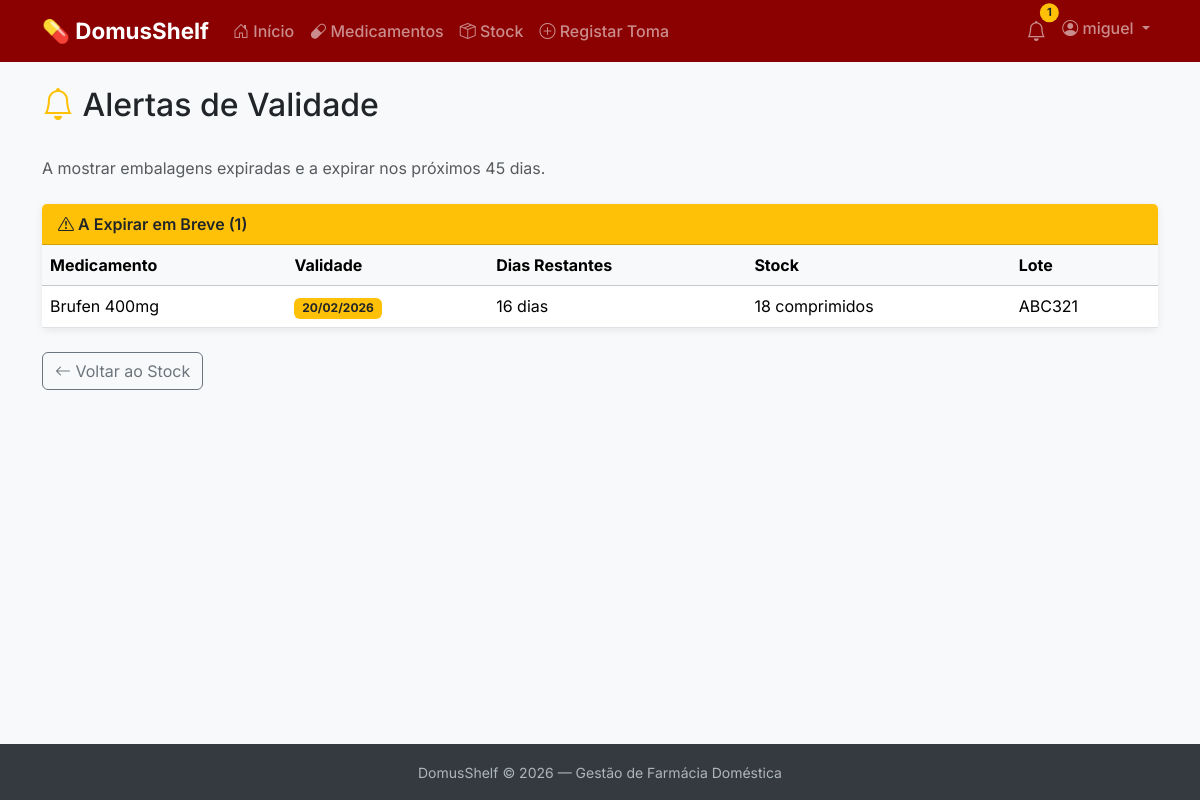
/medicamentos/alertas/ (signed in), run on the app's committed database.
### pharmacy/models.py (models this page shows, shortened)
class Embalagem(models.Model):
    medicamento = models.ForeignKey(
        Medicamento,
        on_delete=models.CASCADE,
        related_name='embalagens',
        verbose_name='Medicamento'
    )
    quantidade_inicial = models.PositiveIntegerField(
        verbose_name='Quantidade Inicial'
    )
    quantidade_actual = models.PositiveIntegerField(
        verbose_name='Quantidade Actual'
    )
    unidade = models.CharField(
        max_length=50,
        default='unidades',
        verbose_name='Unidade'
    )
    data_validade = models.DateField(
        verbose_name='Data de Validade'
    )
    lote = models.CharField(
        max_length=50,
        blank=True,
        verbose_name='Lote'
    )
    criado_em = models.DateTimeField(
        auto_now_add=True,
        verbose_name='Criado em'
    )
    class Meta:
        verbose_name = 'Embalagem'
        verbose_name_plural = 'Embalagens'
        ordering = ['data_validade']
    @property
    def dias_para_expirar(self):
        delta = self.data_validade - date.today()
        return delta.days

class Medicamento(models.Model):
    utilizador = models.ForeignKey(
        User,
        on_delete=models.CASCADE,
        related_name='medicamentos',
        verbose_name='Utilizador'
    )
    nome_comercial = models.CharField(
        max_length=200,
        verbose_name='Nome Comercial'
    )
    principio_activo = models.CharField(
        max_length=200,
        blank=True,
        verbose_name='Princípio Activo'
    )
    forma_farmaceutica = models.CharField(
        max_length=100,
        blank=True,
        verbose_name='Forma Farmacêutica'
    )
    observacoes = models.TextField(
        blank=True,
        verbose_name='Observações'
    )
    criado_em = models.DateTimeField(
        auto_now_add=True,
        verbose_name='Criado em'
    )
    class Meta:
        verbose_name = 'Medicamento'
        verbose_name_plural = 'Medicamentos'
        ordering = ['nome_comercial']

### pharmacy/views.py (the view)
# urls.py: path('alertas/', views.alertas_lista, name='alertas_lista'),
@login_required
def alertas_lista(request):
    from datetime import date, timedelta
    hoje = date.today()
    try:
        prefs = Preferencias.objects.get(utilizador=request.user)
        dias_alerta = prefs.dias_alerta_antes
    except Preferencias.DoesNotExist:
        dias_alerta = 30
    data_limite = hoje + timedelta(days=dias_alerta)
    embalagens_user = Embalagem.objects.filter(
        medicamento__utilizador=request.user,
        quantidade_actual__gt=0
    ).select_related('medicamento')
    expiradas = embalagens_user.filter(
        data_validade__lt=hoje
    ).order_by('data_validade')
    a_expirar = embalagens_user.filter(
        data_validade__gte=hoje,
        data_validade__lte=data_limite
    ).order_by('data_validade')
    context = {
        'expiradas': expiradas,
        'a_expirar': a_expirar,
        'dias_alerta': dias_alerta,
        'hoje': hoje,
    }
    return render(request, 'pharmacy/alertas_lista.html', context)

### pharmacy/context_processors.py (called while the page is built)
def alertas_count(request):
    if not request.user.is_authenticated:
        return {'alertas_count': 0}
    hoje = date.today()
    try:
        prefs = Preferencias.objects.get(utilizador=request.user)
        dias_alerta = prefs.dias_alerta_antes
    except Preferencias.DoesNotExist:
        dias_alerta = 30  # Valor por defeito
    data_limite = hoje + timedelta(days=dias_alerta)
    count = Embalagem.objects.filter(
        medicamento__utilizador=request.user,
        quantidade_actual__gt=0,
        data_validade__lte=data_limite
    ).count()
    return {'alertas_count': count}

### pharmacy/templates/pharmacy/alertas_lista.html (shortened to what this page needs)
{% extends 'base.html' %}
{% block content %}
<div class="d-flex justify-content-between align-items-center mb-4">
    <h2><i class="bi bi-bell text-warning"></i> Alertas de Validade</h2>
</div>
<p class="text-muted mb-4">
    A mostrar embalagens expiradas e a expirar nos próximos {{ dias_alerta }} dias.
</p>
{% if not expiradas and not a_expirar %}
<div class="alert alert-success">
    <i class="bi bi-check-circle"></i> Não há alertas! Todas as embalagens estão dentro da validade.
</div>
{% else %}
    {% if a_expirar %}
    <div class="card mb-4">
        <div class="card-header bg-warning text-dark">
            <i class="bi bi-exclamation-triangle"></i> A Expirar em Breve ({{ a_expirar|length }})
        </div>
        <div class="card-body p-0">
            <div class="table-responsive">
                <table class="table table-hover mb-0">
                    <thead class="table-light">
                        <tr>
                            <th>Medicamento</th>
                            <th>Validade</th>
                            <th>Dias Restantes</th>
                            <th>Stock</th>
                            <th>Lote</th>
                        </tr>
                    </thead>
                    <tbody>
                        {% for emb in a_expirar %}
                        <tr>
                            <td>{{ emb.medicamento.nome_comercial }}</td>
                            <td><span class="badge bg-warning text-dark">{{ emb.data_validade|date:"d/m/Y" }}</span></td>
                            <td>{{ emb.dias_para_expirar }} dias</td>
                            <td>{{ emb.quantidade_actual }} {{ emb.unidade }}</td>
                            <td>{{ emb.lote|default:"-" }}</td>
                        </tr>
                        {% endfor %}
                    </tbody>
                </table>
            </div>
        </div>
    </div>
    {% endif %}
{% endif %}
<a href="{% url 'pharmacy:embalagem_lista' %}" class="btn btn-outline-secondary">
    <i class="bi bi-arrow-left"></i> Voltar ao Stock
</a>
{% endblock %}

### templates/base.html (shortened to what this page needs)
<!DOCTYPE html>
<html lang="pt">
<head>
    <link href="https://cdn.jsdelivr.net/npm/bootstrap@5.3.2/dist/css/bootstrap.min.css" rel="stylesheet">
    <link href="https://cdn.jsdelivr.net/npm/bootstrap-icons@1.11.1/font/bootstrap-icons.css" rel="stylesheet">
</head>
<body>
    <nav class="navbar navbar-expand-lg navbar-dark">
        <div class="container">
            <a class="navbar-brand" href="/">
                💊 DomusShelf
            </a>
            <div class="collapse navbar-collapse" id="navbarNav">
                {% if user.is_authenticated %}
                <ul class="navbar-nav me-auto">
                    <li class="nav-item">
                        <a class="nav-link" href="/">
                            <i class="bi bi-house-door"></i> Início
                        </a>
                    </li>
                    <li class="nav-item">
                        <a class="nav-link" href="{% url 'pharmacy:medicamento_lista' %}">
                            <i class="bi bi-capsule"></i> Medicamentos
                        </a>
                    </li>
                    <li class="nav-item">
                        <a class="nav-link" href="{% url 'pharmacy:embalagem_lista' %}">
                            <i class="bi bi-box-seam"></i> Stock
                        </a>
                    </li>
                    <li class="nav-item">
                        <a class="nav-link" href="{% url 'pharmacy:consumo_criar' %}">
                            <i class="bi bi-plus-circle"></i> Registar Toma
                        </a>
                    </li>
                </ul>
                <ul class="navbar-nav">
                    <li class="nav-item">
                        <a class="nav-link position-relative" href="{% url 'pharmacy:alertas_lista' %}">
                            <i class="bi bi-bell fs-5"></i>
                            {% if alertas_count and alertas_count > 0 %}
                            <span class="badge rounded-pill bg-warning text-dark alert-badge">
                                {{ alertas_count }}
                            </span>
                            {% endif %}
                        </a>
                    </li>
                    <li class="nav-item dropdown">
                        <a class="nav-link dropdown-toggle" href="#" role="button" data-bs-toggle="dropdown">
                            <i class="bi bi-person-circle"></i> {{ user.username }}
                        </a>
                    </li>
                </ul>
                {% endif %}
            </div>
        </div>
    </nav>
    <main>
        <div class="container">
            {% block content %}{% endblock %}
        </div>
    </main>
    <footer>
        <div class="container text-center">
            <small>DomusShelf &copy; 2026 — Gestão de Farmácia Doméstica</small>
        </div>
    </footer>
</body>
</html>

### templates/base.html (style rules this page uses)
body { font-family: 'Inter', sans-serif; background-color: #f8f9fa; min-height: 100vh; display: flex; flex-direction: column; }
.navbar { background-color: #8B0000 !important; }
.navbar-brand { font-weight: 700; font-size: 1.4rem; }
.nav-link { font-weight: 500; }
.alert-badge { position: absolute; top: 0; right: 0; transform: translate(25%, -25%); font-size: 0.7rem; }
main { flex: 1; padding: 1.5rem 0; }
.card { border: none; box-shadow: 0 2px 8px rgba(0,0,0,0.08); }
.card-header { background-color: #8B0000; color: white; font-weight: 600; }
footer { background-color: #343a40; color: #adb5bd; padding: 1rem 0; margin-top: auto; }

### data on the page
Embalagem: medicamento.nome_comercial "Brufen 400mg", data_validade "20/02/2026", dias_para_expirar "16", quantidade_actual "18", unidade "comprimidos", lote "ABC321"

### other printed values
{{ alertas_count }} "1"
{{ user.username }} "miguel"
{{ dias_alerta }} "45"
{{ a_expirar|length }} "1"
